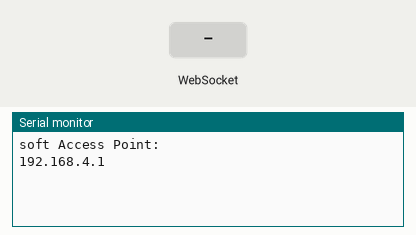
This sketch was run on a simulated ESP32. Shown: the last lines printed to the serial monitor. The test bench sets the inputs (shaded band). Storage starts empty.

Above: at 1.2 s.
1.3 s: WebSocket text "1" received
At 1.6 s:
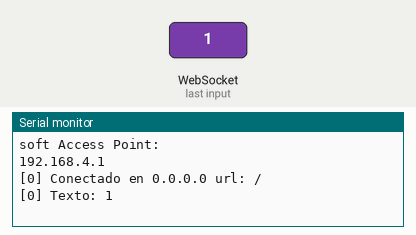
2.8 s: WebSocket text "0" received
At 3.9 s:
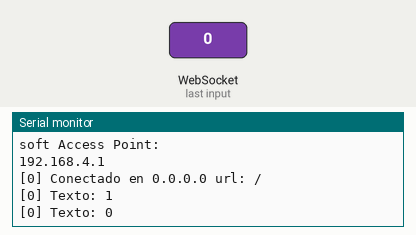

Measured:
- after the input at 1.3 s, the serial monitor: prints a new line at once (image 1)
- after the input at 2.8 s, the serial monitor: prints a new line at once (image 2)

The sketch:

ESPNOWwebsocket.ino
```cpp
// Bibliotecas
#include <WiFi.h>
#include <ESPAsyncWebServer.h>
#include <WebSocketsServer.h>
#include <SPIFFS.h>

// Comunicación UART Serial2
#define RXD2 16
#define TXD2 17

AsyncWebServer server(80);
WebSocketsServer websockets(81);

void notFound(AsyncWebServerRequest *request)
{
  request->send(404, "text/plain", "Página no encontrada");
}

// Función que obtiene el paquete/mensaje JSON "payload"
void webSocketEvent(uint8_t num, WStype_t type, uint8_t * payload, size_t length) {

  switch (type) {
    case WStype_DISCONNECTED:
      Serial.printf("[%u] ¡Desconectado!\n", num);
      break;
    case WStype_CONNECTED: {
        IPAddress ip = websockets.remoteIP(num);
        Serial.printf("[%u] Conectado en %d.%d.%d.%d url: %s\n", num, ip[0], ip[1], ip[2], ip[3], payload);
      }
      break;
    case WStype_TEXT:
      Serial.printf("[%u] Texto: %s\n", num, payload);
      String mensaje = String((char*)( payload));

      // Envía el mensaje a la otra placa ESP32
      // Conexión UART a través de los pines TX2 y RX2
      Serial2.println(mensaje);
  }
}

void setup() {
  Serial.begin(115200);
  // Configuración comunicación UART
  Serial2.begin(9600, SERIAL_8N1, RXD2, TXD2);

  WiFi.softAP("PuntoAcceso", "88888888");
  Serial.println("soft Access Point: ");
  Serial.println(WiFi.softAPIP());

  if(!SPIFFS.begin(true)){
    Serial.println("A ocurrido un error al montar SPIFFS");
    return;
  }

   server.on("/", HTTP_GET, [](AsyncWebServerRequest * request)
  {
   request->send(SPIFFS, "/index.html", "text/html");
  });

  server.onNotFound(notFound);
  server.begin();

  websockets.begin();
  websockets.onEvent(webSocketEvent);
}

void loop()
{
  websockets.loop();
}
```
